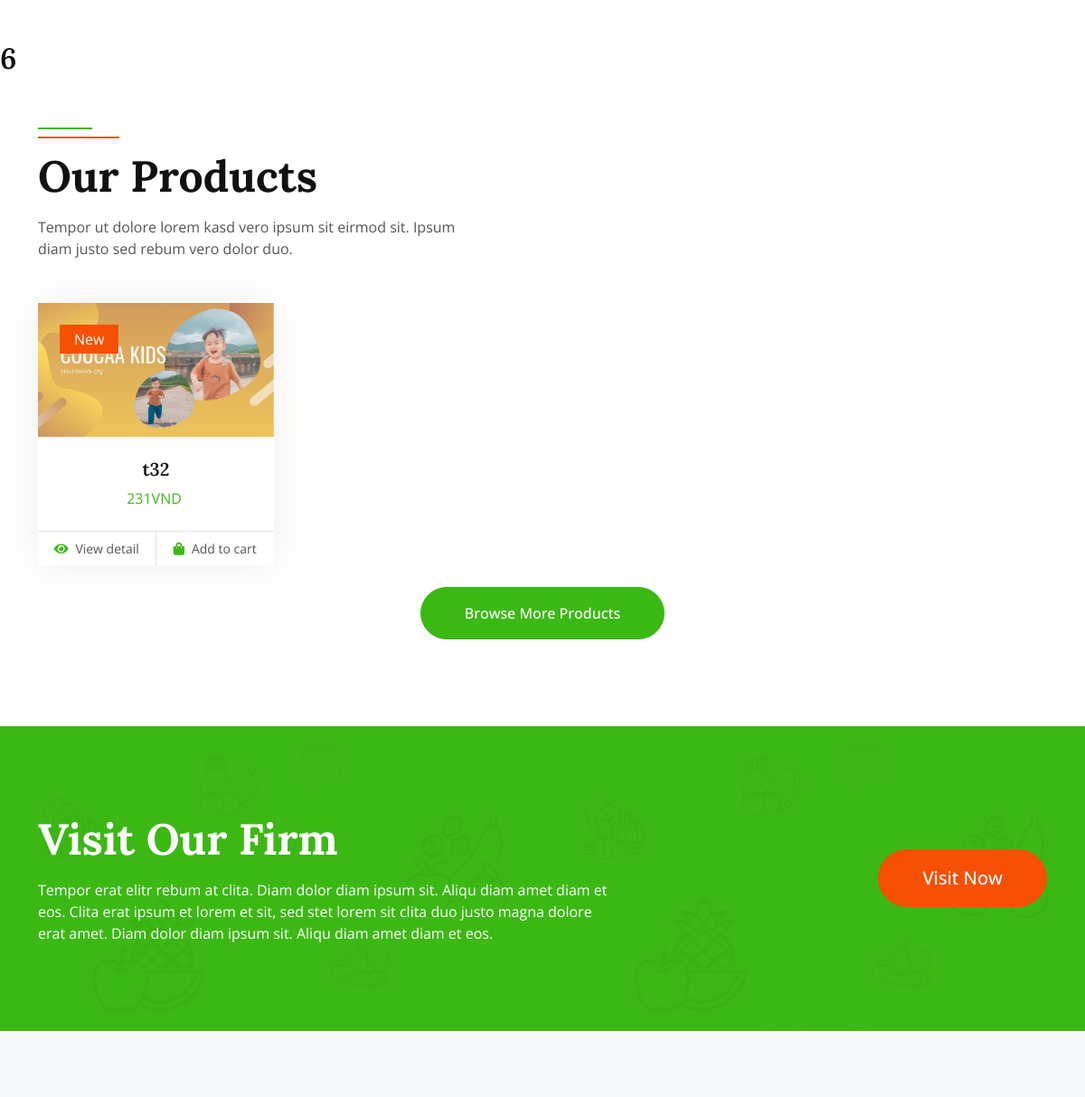
The app's page /user/index.php?act=product&Category_ID=6 (middle part), older data.
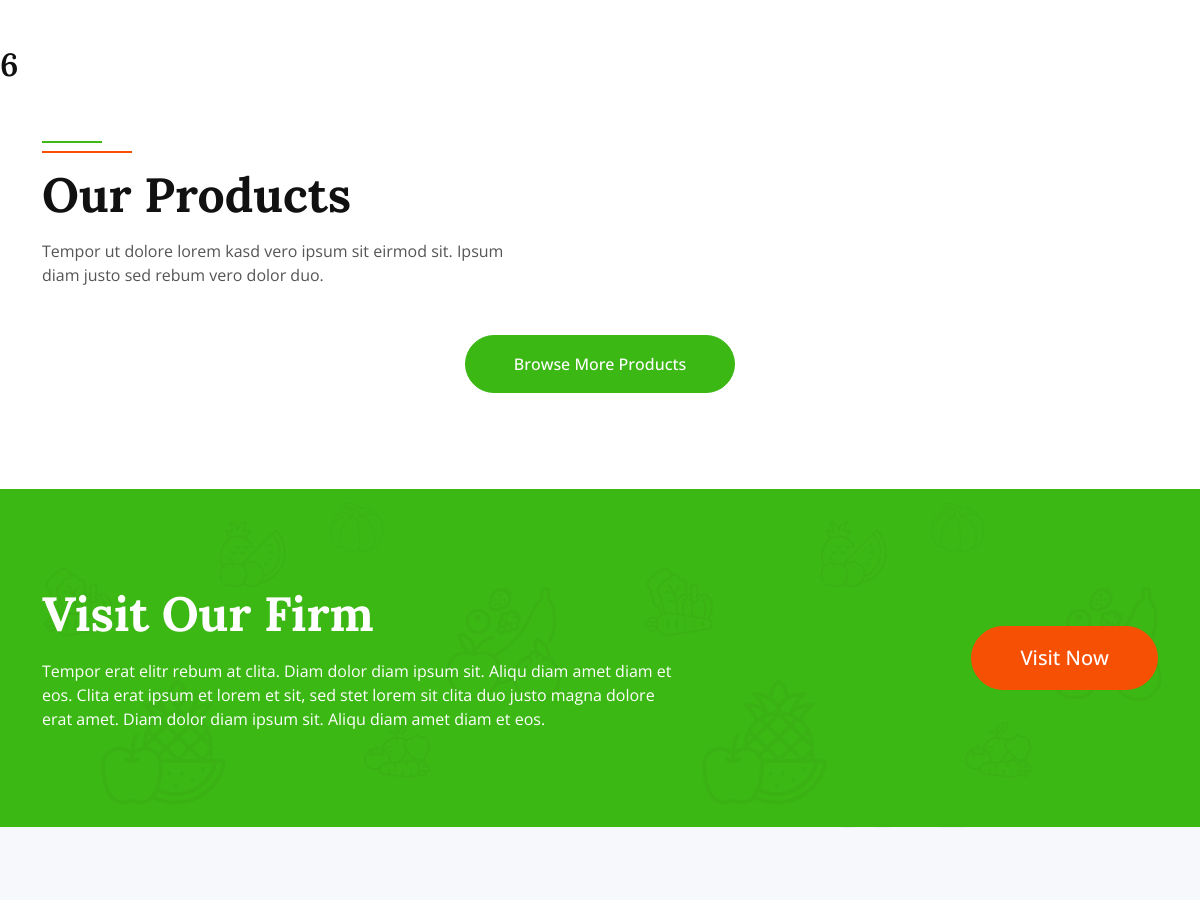
The same page, newer data.
### tables this page shows
CREATE TABLE `Product` (
  `ID` int(11) NOT NULL,
  `Name` varchar(255) NOT NULL,
  `Category_ID` int(11) NOT NULL,
  `Price` double(10,2) NOT NULL DEFAULT 0.00,
  `Img` varchar(300) DEFAULT NULL,
  `Detail` text DEFAULT NULL,
  `View` int(6) NOT NULL DEFAULT 0,
  `Supplier_ID` int(11) DEFAULT NULL,
  `Old_price` double(10,2) NOT NULL DEFAULT 0.00,
  `Special` tinyint(1) NOT NULL DEFAULT 0,
  `Des` varchar(300) DEFAULT NULL
);

### model/product.php (the view, shortened to what this page needs)
<?php
    function getall($idcat = 0, $key = ""){
        $conn = connect();
        $sql ="SELECT * FROM Product WHERE 1";
        if($idcat > 0)
            $sql.=" AND Category_ID=" .$idcat;
        $sql.=" ORDER BY ID DESC";
        $stmt = $conn->prepare($sql);
        $stmt->execute();
        $kq = $stmt->fetchAll();
        return $kq;
    }
    function showpro($listpro){
        foreach($listpro as $product){
            if($product['Price'] == 0){
                $price = "Updating";
            }else{
                if($product['Old_price']>0)
                $price = ' <span class="text-primary me-1">'.$product['Price'].' VND</span>
                        <span class="text-body text-decoration-line-through">'.$product['Old_price'].'VND</span>';
                else $price = $product['Price'].'VND';
            }
            echo '<div class="col-xl-3 col-lg-4 col-md-6 wow fadeInUp" data-wow-delay="0.1s">
                    <div class="product-item">
                        <div class="position-relative bg-light overflow-hidden">
                            <img class="img-fluid w-100" src="../uploaded/'.$product['Img'].'" alt="">
                            <div class="bg-secondary rounded text-white position-absolute start-0 top-0 m-4 py-1 px-3">New</div>
                        </div>
                        <div class="text-center p-4">
                            <a class="d-block h5 mb-2" href="">'.$product['Name'].'</a>
                            <span class="text-primary me-1">'.$price.'</span>
                        </div>
                        <div class="d-flex border-top">
                            <small class="w-50 text-center border-end py-2">
                                <a class="text-body" href="index.php?act=detail&ID='.$product['ID'].'"><i class="fa fa-eye text-primary me-2"></i>View detail</a>
                            </small>
                            <small class="w-50 text-center py-2">
                                <a class="text-body" href=""><i class="fa fa-shopping-bag text-primary me-2"></i>Add to cart</a>
                            </small>
                        </div>
                    </div>
                </div>
                ';
        }
    }
?>

### user/index.php (shortened to what this page needs)
<?php
    include "../model/product.php";
    $sphome1 = getall(0, "");
    if(isset($_GET['act'])){
        $act = $_GET['act'];
        switch($act){
            case 'product':
                if(isset($_GET['Category_ID']) && ($_GET['Category_ID'])){
                    $idcat = $_GET['Category_ID'];
                }
                include "view/product.php";
                break;
        }
   }else{
        include "home.php";
   }
?>

### user/inc/header.php (shortened to what this page needs)
<!DOCTYPE html>
<html lang="en">
<head>
    <link href="https://cdnjs.cloudflare.com/ajax/libs/font-awesome/5.10.0/css/all.min.css" rel="stylesheet">
    <link href="https://cdn.jsdelivr.net/npm/bootstrap-icons@1.4.1/font/bootstrap-icons.css" rel="stylesheet">
    <link href="lib/animate/animate.min.css" rel="stylesheet">
    <link href="lib/owlcarousel/assets/owl.carousel.min.css" rel="stylesheet">
    <link href="css/bootstrap.min.css" rel="stylesheet">
    <link href="css/style.css" rel="stylesheet">
</head>
<body>

### user/view/product.php (shortened to what this page needs)
<?php
     include ('inc/header.php');
?>
<h2><?php echo $idcat;?></h2>
<div class="container-xxl py-5">
<div class="container">
    <div class="row g-0 gx-5 align-items-end">
        <div class="col-lg-6">
            <div class="section-header text-start mb-5 wow fadeInUp" data-wow-delay="0.1s" style="max-width: 500px;">
                <h1 class="display-5 mb-3">Our Products</h1>
                <p>Tempor ut dolore lorem kasd vero ipsum sit eirmod sit. Ipsum diam justo sed rebum vero dolor duo.</p>
            </div>
        </div>
    </div>
    <div class="tab-content">
        <div id="tab-1" class="tab-pane fade show p-0 active">
            <div class="row g-4">
                <?php
                        showpro($list);
                ?>
                <div class="col-12 text-center wow fadeInUp" data-wow-delay="0.1s">
                    <a class="btn btn-primary rounded-pill py-3 px-5" href="">Browse More Products</a>
                </div>
            </div>
        </div>
        </div>
</div>
</div>
<div class="container-fluid bg-primary bg-icon mt-5 py-6">
<div class="container">
    <div class="row g-5 align-items-center">
        <div class="col-md-7 wow fadeIn" data-wow-delay="0.1s">
            <h1 class="display-5 text-white mb-3">Visit Our Firm</h1>
            <p class="text-white mb-0">Tempor erat elitr rebum at clita. Diam dolor diam ipsum sit. Aliqu diam amet diam et eos. Clita erat ipsum et lorem et sit, sed stet lorem sit clita duo justo magna dolore erat amet. Diam dolor diam ipsum sit. Aliqu diam amet diam et eos.</p>
        </div>
        <div class="col-md-5 text-md-end wow fadeIn" data-wow-delay="0.5s">
            <a class="btn btn-lg btn-secondary rounded-pill py-3 px-5" href="">Visit Now</a>
        </div>
    </div>
</div>
</div>
<div class="container-fluid bg-light bg-icon py-6 mb-5">
</div>
<?php
    include('inc/footer.php')
?>

### user/inc/footer.php (shortened to what this page needs)
</body>
</html>

### user/css/style.css (style rules this page uses)
:root { --primary: #3CB815; --secondary: #F65005; --light: #F7F8FC; --dark: #111111; }
.py-6 { padding-top: 6rem; padding-bottom: 6rem; }
.bg-icon { background: url(../img/bg-icon.png) center center repeat; background-size: contain; }
.btn { font-weight: 500; transition: .5s; }
.btn.btn-primary, .btn.btn-secondary, .btn.btn-outline-primary:hover, .btn.btn-outline-secondary:hover { color: #FFFFFF; }
.section-header { position: relative; padding-top: 25px; }
.section-header::before { position: absolute; content: ""; width: 60px; height: 2px; top: 0; left: 50%; transform: translateX(-50%); background: var(--primary); }
.section-header::after { position: absolute; content: ""; width: 90px; height: 2px; top: 10px; left: 50%; transform: translateX(-50%); background: var(--secondary); }
.section-header.text-start::before, .section-header.text-start::after { left: 0; transform: translateX(0); }
.product-item { box-shadow: 0 0 45px rgba(0, 0, 0, .07); }
.product-item img { transition: .5s; }

Row changes from the older to the newer data that the page shows:
removed product: Img (picture), Name "t32", Price "231VND"
